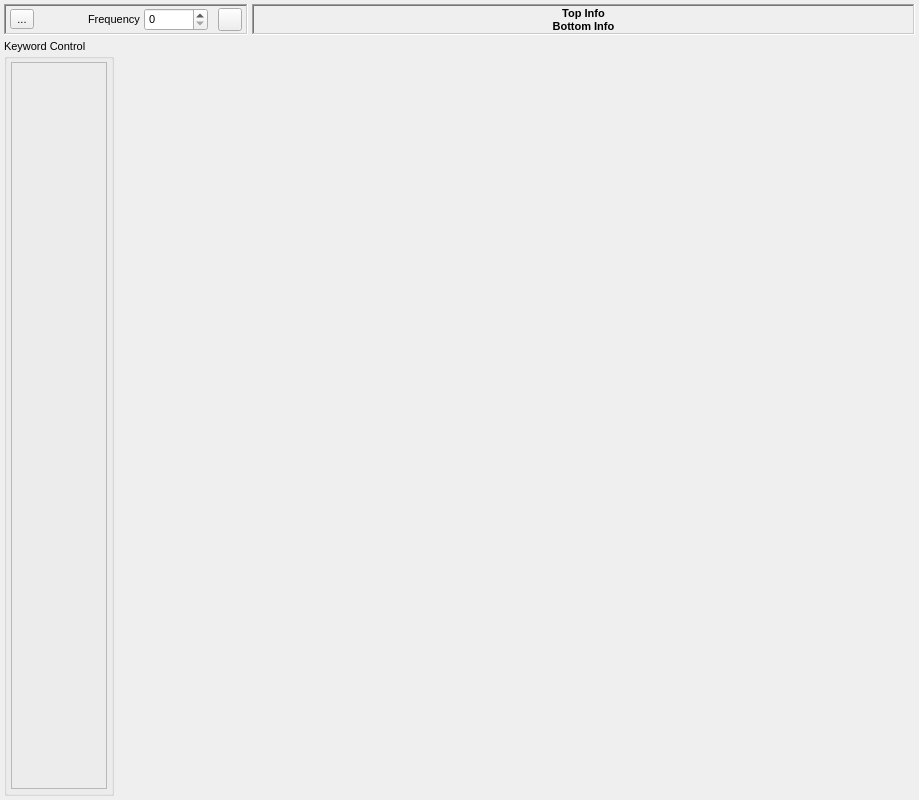
<?xml version="1.0" encoding="UTF-8"?>
<ui version="4.0">
 <class>ModuleTab</class>
 <widget class="QWidget" name="ModuleTab">
  <property name="geometry">
   <rect>
    <x>0</x>
    <y>0</y>
    <width>919</width>
    <height>800</height>
   </rect>
  </property>
  <property name="font">
   <font>
    <pointsize>8</pointsize>
   </font>
  </property>
  <property name="windowTitle">
   <string>Form</string>
  </property>
  <layout class="QVBoxLayout" name="verticalLayout_2">
   <property name="spacing">
    <number>4</number>
   </property>
   <property name="leftMargin">
    <number>4</number>
   </property>
   <property name="topMargin">
    <number>4</number>
   </property>
   <property name="rightMargin">
    <number>4</number>
   </property>
   <property name="bottomMargin">
    <number>4</number>
   </property>
   <item>
    <layout class="QHBoxLayout" name="horizontalLayout_5">
     <item>
      <widget class="QFrame" name="ControlsFrame">
       <property name="sizePolicy">
        <sizepolicy hsizetype="Minimum" vsizetype="Minimum">
         <horstretch>0</horstretch>
         <verstretch>0</verstretch>
        </sizepolicy>
       </property>
       <property name="frameShape">
        <enum>QFrame::WinPanel</enum>
       </property>
       <property name="frameShadow">
        <enum>QFrame::Sunken</enum>
       </property>
       <property name="lineWidth">
        <number>1</number>
       </property>
       <property name="midLineWidth">
        <number>0</number>
       </property>
       <layout class="QHBoxLayout" name="horizontalLayout_4">
        <property name="spacing">
         <number>10</number>
        </property>
        <property name="leftMargin">
         <number>4</number>
        </property>
        <property name="topMargin">
         <number>2</number>
        </property>
        <property name="rightMargin">
         <number>4</number>
        </property>
        <property name="bottomMargin">
         <number>2</number>
        </property>
        <item>
         <widget class="QToolButton" name="RunButton">
          <property name="sizePolicy">
           <sizepolicy hsizetype="Fixed" vsizetype="Fixed">
            <horstretch>0</horstretch>
            <verstretch>0</verstretch>
           </sizepolicy>
          </property>
          <property name="toolTip">
           <string>Run this module now</string>
          </property>
          <property name="text">
           <string>...</string>
          </property>
          <property name="icon">
           <iconset resource="icons.qrc">
            <normaloff>:/control/icons/control_play.svg</normaloff>:/control/icons/control_play.svg</iconset>
          </property>
          <property name="iconSize">
           <size>
            <width>16</width>
            <height>16</height>
           </size>
          </property>
         </widget>
        </item>
        <item>
         <widget class="QToolButton" name="EnabledButton">
          <property name="sizePolicy">
           <sizepolicy hsizetype="Fixed" vsizetype="Fixed">
            <horstretch>0</horstretch>
            <verstretch>0</verstretch>
           </sizepolicy>
          </property>
          <property name="maximumSize">
           <size>
            <width>34</width>
            <height>16777215</height>
           </size>
          </property>
          <property name="toolTip">
           <string>Whether the module is enabled</string>
          </property>
          <property name="text">
           <string/>
          </property>
          <property name="icon">
           <iconset resource="icons.qrc">
            <normaloff>:/general/icons/slider-off.svg</normaloff>
            <normalon>:/general/icons/slider-on.svg</normalon>:/general/icons/slider-off.svg</iconset>
          </property>
          <property name="iconSize">
           <size>
            <width>32</width>
            <height>16</height>
           </size>
          </property>
          <property name="checkable">
           <bool>true</bool>
          </property>
          <property name="checked">
           <bool>false</bool>
          </property>
          <property name="autoRaise">
           <bool>true</bool>
          </property>
         </widget>
        </item>
        <item>
         <layout class="QHBoxLayout" name="horizontalLayout">
          <property name="spacing">
           <number>4</number>
          </property>
          <item>
           <widget class="QLabel" name="label_2">
            <property name="text">
             <string>Frequency</string>
            </property>
           </widget>
          </item>
          <item>
           <widget class="QSpinBox" name="FrequencySpin">
            <property name="minimumSize">
             <size>
              <width>48</width>
              <height>0</height>
             </size>
            </property>
            <property name="maximum">
             <number>100000</number>
            </property>
           </widget>
          </item>
         </layout>
        </item>
        <item>
         <widget class="QToolButton" name="ToggleKeywordsButton">
          <property name="toolTip">
           <string>Toggle additional module control panel</string>
          </property>
          <property name="text">
           <string/>
          </property>
          <property name="icon">
           <iconset resource="icons.qrc">
            <normaloff>:/general/icons/general_options.svg</normaloff>:/general/icons/general_options.svg</iconset>
          </property>
          <property name="iconSize">
           <size>
            <width>16</width>
            <height>16</height>
           </size>
          </property>
          <property name="checkable">
           <bool>true</bool>
          </property>
         </widget>
        </item>
       </layout>
      </widget>
     </item>
     <item>
      <widget class="QFrame" name="HeaderFrame">
       <property name="sizePolicy">
        <sizepolicy hsizetype="Minimum" vsizetype="Minimum">
         <horstretch>0</horstretch>
         <verstretch>0</verstretch>
        </sizepolicy>
       </property>
       <property name="frameShape">
        <enum>QFrame::WinPanel</enum>
       </property>
       <property name="frameShadow">
        <enum>QFrame::Sunken</enum>
       </property>
       <property name="lineWidth">
        <number>1</number>
       </property>
       <property name="midLineWidth">
        <number>0</number>
       </property>
       <layout class="QVBoxLayout" name="verticalLayout_3">
        <property name="spacing">
         <number>0</number>
        </property>
        <property name="leftMargin">
         <number>2</number>
        </property>
        <property name="topMargin">
         <number>0</number>
        </property>
        <property name="rightMargin">
         <number>2</number>
        </property>
        <property name="bottomMargin">
         <number>0</number>
        </property>
        <item>
         <widget class="QLabel" name="TopLabel">
          <property name="sizePolicy">
           <sizepolicy hsizetype="Expanding" vsizetype="Minimum">
            <horstretch>0</horstretch>
            <verstretch>0</verstretch>
           </sizepolicy>
          </property>
          <property name="font">
           <font>
            <pointsize>8</pointsize>
            <weight>75</weight>
            <bold>true</bold>
           </font>
          </property>
          <property name="text">
           <string>Top Info</string>
          </property>
          <property name="alignment">
           <set>Qt::AlignCenter</set>
          </property>
         </widget>
        </item>
        <item>
         <widget class="QLabel" name="BottomLabel">
          <property name="font">
           <font>
            <pointsize>8</pointsize>
            <weight>75</weight>
            <bold>true</bold>
           </font>
          </property>
          <property name="text">
           <string>Bottom Info</string>
          </property>
          <property name="alignment">
           <set>Qt::AlignCenter</set>
          </property>
         </widget>
        </item>
       </layout>
      </widget>
     </item>
    </layout>
   </item>
   <item>
    <layout class="QHBoxLayout" name="horizontalLayout_3">
     <item>
      <widget class="QGroupBox" name="KeywordsGroup">
       <property name="sizePolicy">
        <sizepolicy hsizetype="Minimum" vsizetype="Expanding">
         <horstretch>0</horstretch>
         <verstretch>0</verstretch>
        </sizepolicy>
       </property>
       <property name="font">
        <font>
         <pointsize>8</pointsize>
        </font>
       </property>
       <property name="title">
        <string>Keyword Control</string>
       </property>
       <layout class="QVBoxLayout" name="verticalLayout">
        <property name="spacing">
         <number>4</number>
        </property>
        <property name="leftMargin">
         <number>4</number>
        </property>
        <property name="topMargin">
         <number>4</number>
        </property>
        <property name="rightMargin">
         <number>4</number>
        </property>
        <property name="bottomMargin">
         <number>4</number>
        </property>
        <item>
         <widget class="ModuleKeywordsWidget" name="KeywordsFrame">
          <property name="sizePolicy">
           <sizepolicy hsizetype="Minimum" vsizetype="Expanding">
            <horstretch>0</horstretch>
            <verstretch>0</verstretch>
           </sizepolicy>
          </property>
          <property name="frameShape">
           <enum>QFrame::StyledPanel</enum>
          </property>
          <property name="frameShadow">
           <enum>QFrame::Sunken</enum>
          </property>
         </widget>
        </item>
       </layout>
      </widget>
     </item>
     <item>
      <widget class="QWidget" name="WidgetWidget" native="true">
       <property name="sizePolicy">
        <sizepolicy hsizetype="Expanding" vsizetype="Expanding">
         <horstretch>2</horstretch>
         <verstretch>0</verstretch>
        </sizepolicy>
       </property>
       <property name="font">
        <font>
         <pointsize>8</pointsize>
        </font>
       </property>
      </widget>
     </item>
    </layout>
   </item>
  </layout>
 </widget>
 <customwidgets>
  <customwidget>
   <class>ModuleKeywordsWidget</class>
   <extends>QFrame</extends>
   <header>gui/modulekeywordswidget.h</header>
   <container>1</container>
  </customwidget>
 </customwidgets>
 <resources>
  <include location="icons.qrc"/>
 </resources>
 <connections/>
</ui>
